Frame 1 (no input): blank canvas, image omitted
Frame 60 (the mouse pressed at the canvas centre just before this capture): blank canvas, image omitted
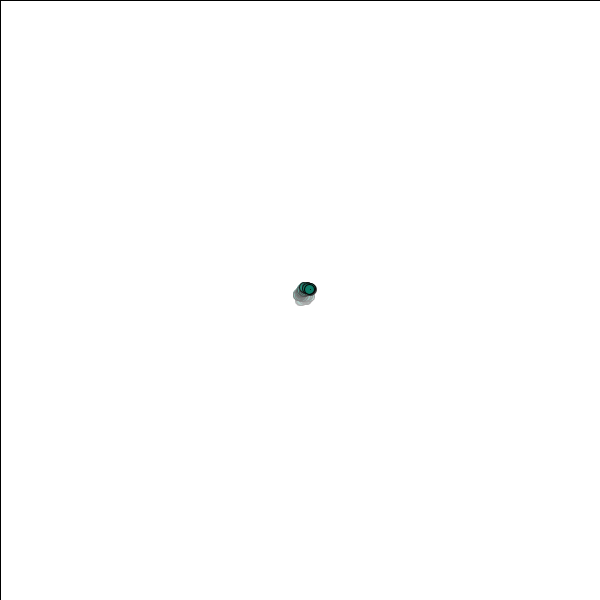
Frame 120 (the mouse held since frame 60 and released just before this capture)

The Processing sketch whose frames 1 and 60 were blank and that drew this single picture after the mouse press (run headless with seeded random() and noise(); from frame 60 on, the mouse is pressed at the canvas centre):

// Processing sketch: class_6
// ── class_6.pde
Ball[] balls;
boolean shake = true;


void setup() {
  size(600, 600);
  background(255);
  balls = new Ball[0];
}


void draw() {
  for (int i=0; i < balls.length; i++) {
    balls[i].drawBall();
    balls[i].shake();
  }
  for (int i=0; i < balls.length; i++) {
    for (int ii=0; ii < balls.length; ii++) {
      line(balls[i].x, balls[i].y, balls[ii].x, balls[ii].y);
    }
  }
}
void mousePressed() {
  if (balls.length>10){
    balls= (Ball[]) subset(balls,1,10);
    // balls= (Ball[]) shorten(balls);
  }
  
 
  
  balls=(Ball[])append(balls, new Ball(mouseX, mouseY));
}


class Ball {
  int x, y;
  int startTime;
  Ball(int _x, int _y) {
    x=_x;
    y=_y;
    startTime= second();
  }

  void drawBall() {
    fill(10, 120, 100);
    ellipse(x, y, 10, 10);
    fill(255, 5);
    rect(0, 0, width, height);
  }

  void shake() {
    if (second() - startTime< 10) {
      x= x+int (random(-3, 3.5));
      y= y+int (random(-2, 2));
    }
  }

  void drawline() {
  }
}
